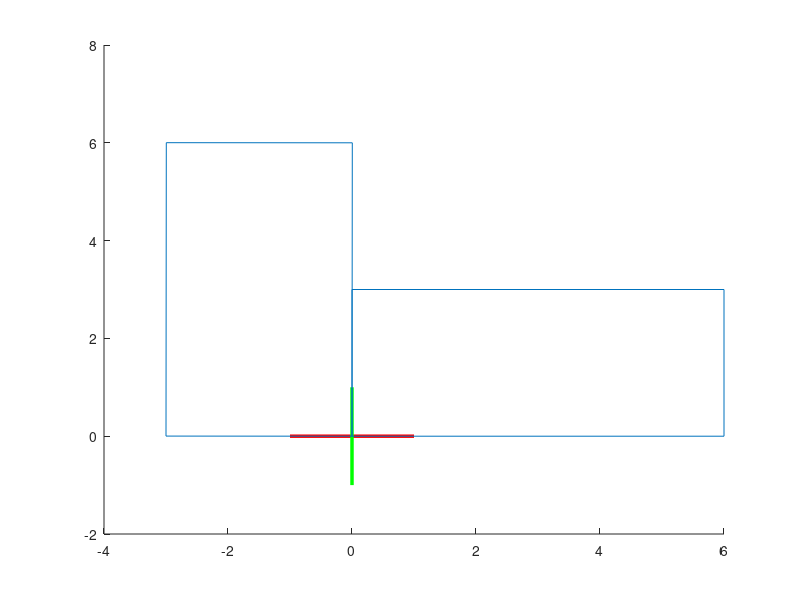

MATLAB code for this plot:
close all

angle_rad=deg2rad(90);

for t=0:0.01:angle_rad
    
    clf
    
line([-1 1],[0 0],[0 0],'color',[1 0 0],'linewidth',2.5);
line([0 0],[-1 1],[0 0],'color',[0 1 0],'linewidth',2.5);

p1 = [0 0];
p2 = [6 0];
p3 = [6 3];
p4 = [0 3];

line([p1(1) p2(1)],[p1(2) p2(2)],[0 0]);
line([p2(1) p3(1)],[p2(2) p3(2)],[0 0]);
line([p3(1) p4(1)],[p3(2) p4(2)],[0 0]);
line([p4(1) p1(1)],[p4(2) p1(2)],[0 0]);

angle_rad=deg2rad(90);

Rz = [cos(t) -sin(t); sin(t) cos(t)];

p1r=Rz*p1';
p2r=Rz*p2';
p3r=Rz*p3';
p4r=Rz*p4';

line([p1r(1) p2r(1)],[p1r(2) p2r(2)],[0 0]);
line([p2r(1) p3r(1)],[p2r(2) p3r(2)],[0 0]);
line([p3r(1) p4r(1)],[p3r(2) p4r(2)],[0 0]);
line([p4r(1) p1r(1)],[p4r(2) p1r(2)],[0 0]);

pause(0.01);

end
